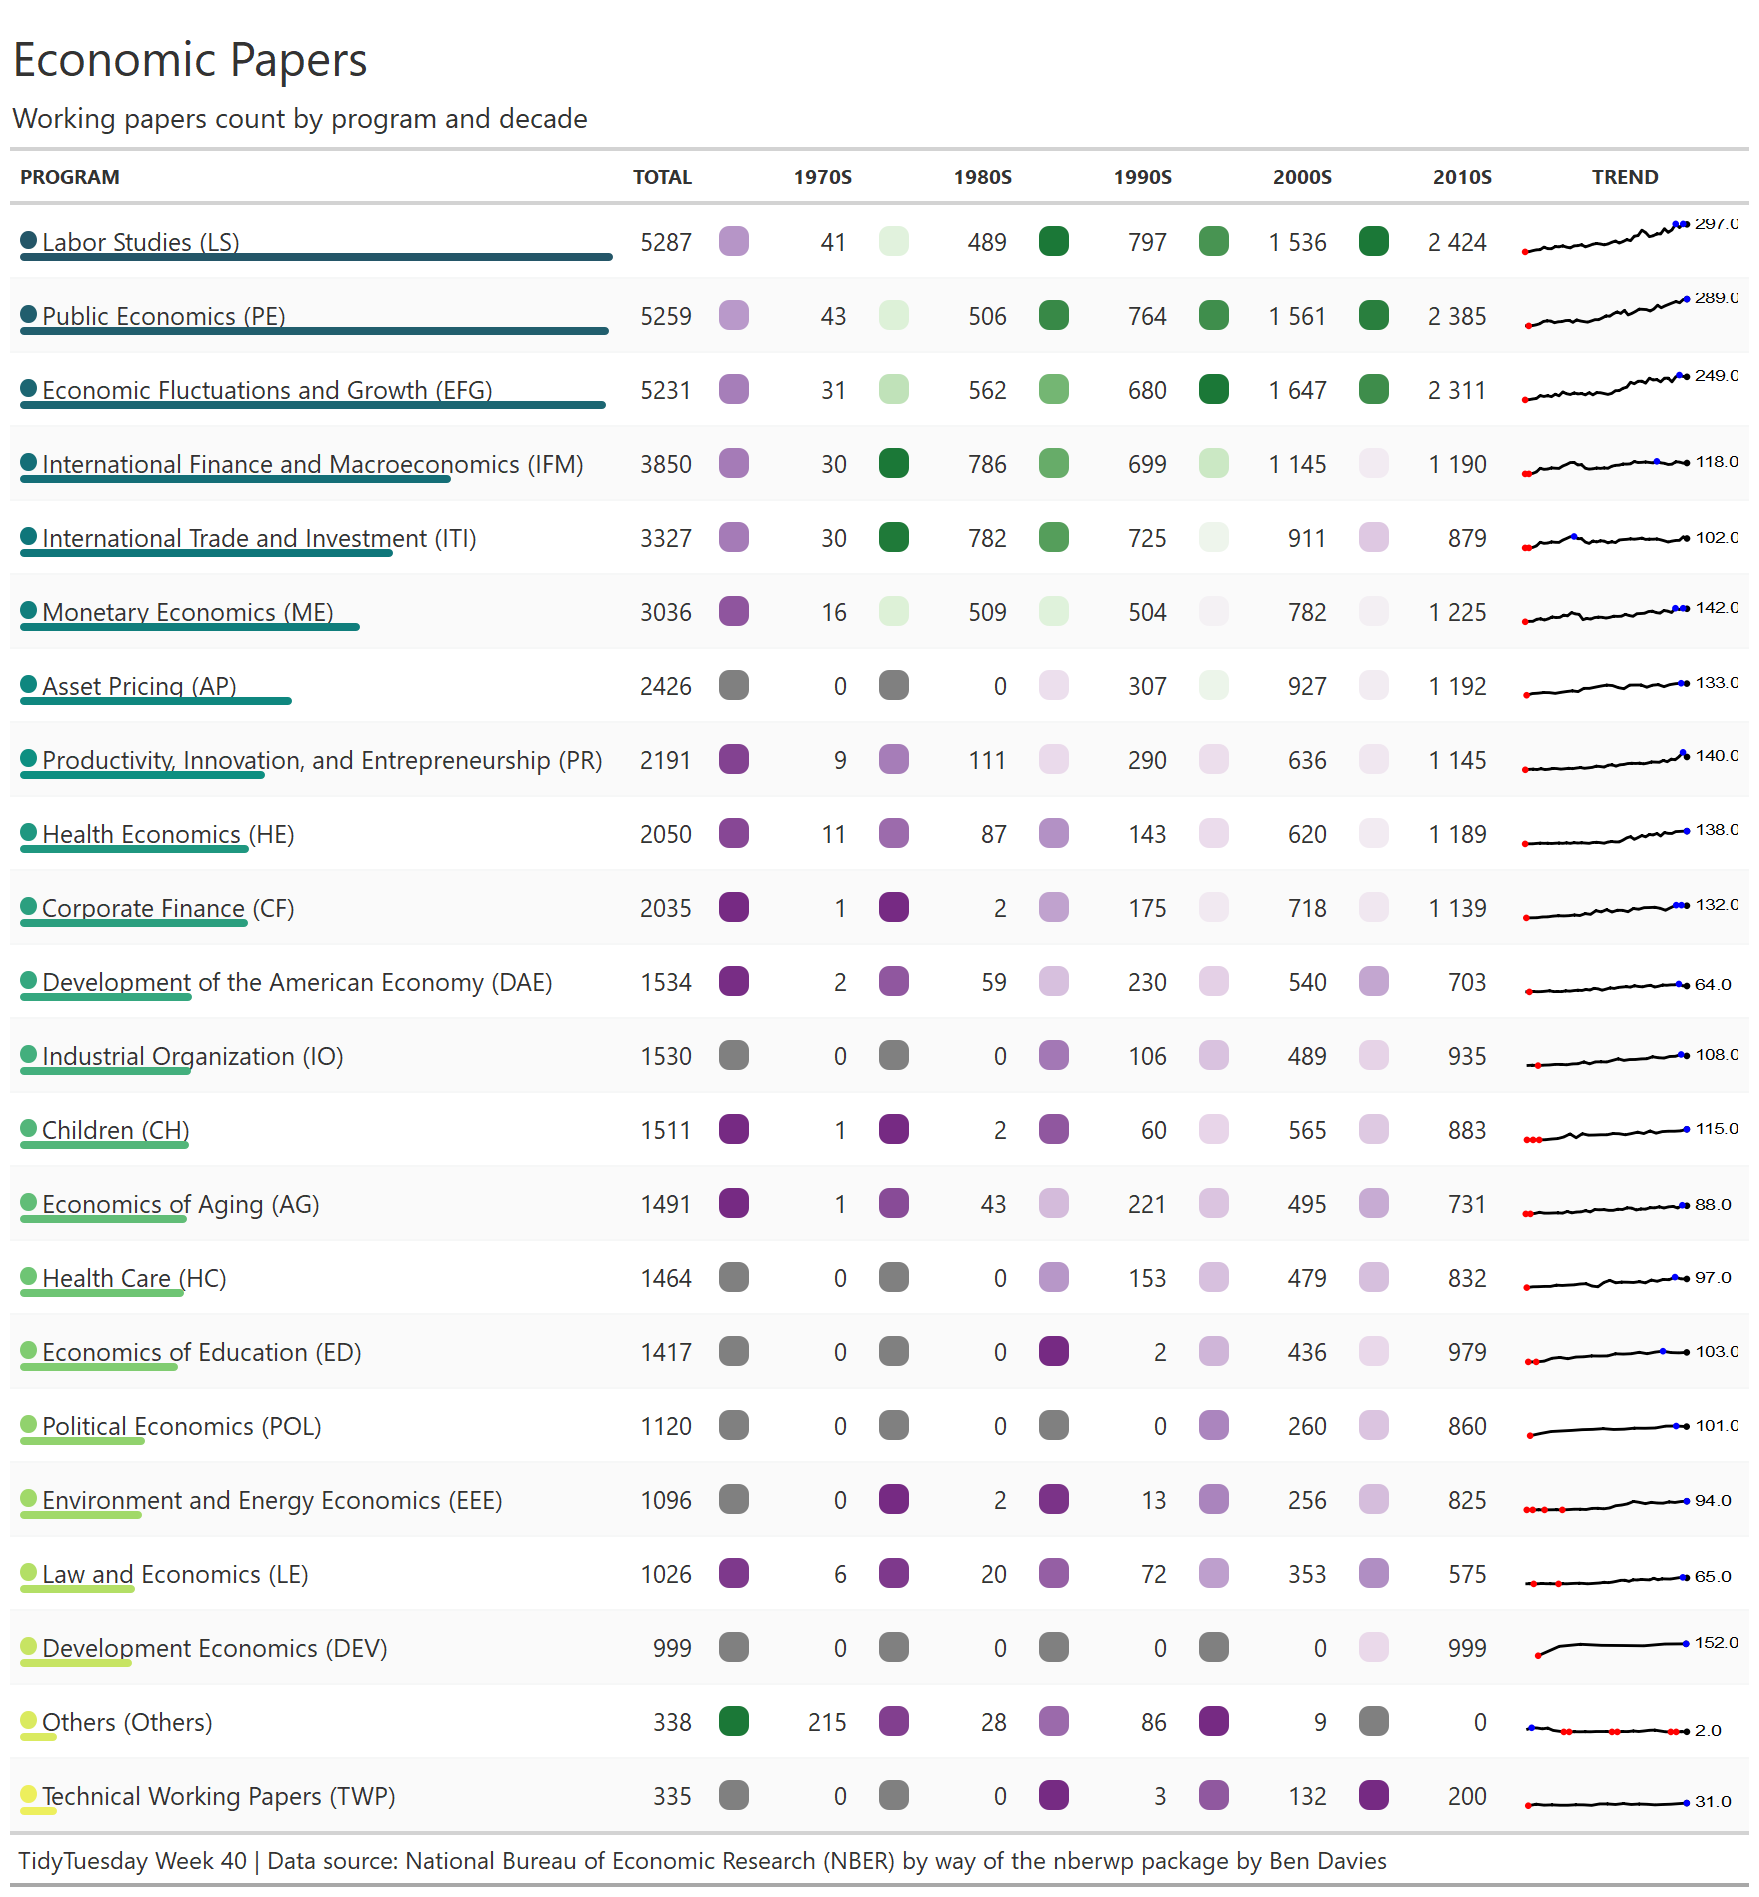

Recreate this plot in R.
# TidyTuesday: Week 40 ----
# 2021/09/28
# Data from the National Bureau of Economic Research [NBER](https://www2.nber.org/RePEc/nbr/nberwo/) by way of the [nberwp package by Ben Davies](https://github.com/bldavies/nberwp).
# code pasted from Lee Olney's visualization here https://pastebin.pl/view/3ef6b47f

# load packages ----

library(tidyverse)
library(glue)
library(gt)
library(gtExtras)

# load datasets ----

papers <- readr::read_csv('https://raw.githubusercontent.com/rfordatascience/tidytuesday/master/data/2021/2021-09-28/papers.csv')
authors <- readr::read_csv('https://raw.githubusercontent.com/rfordatascience/tidytuesday/master/data/2021/2021-09-28/authors.csv')
programs <- readr::read_csv('https://raw.githubusercontent.com/rfordatascience/tidytuesday/master/data/2021/2021-09-28/programs.csv')
paper_authors <- readr::read_csv('https://raw.githubusercontent.com/rfordatascience/tidytuesday/master/data/2021/2021-09-28/paper_authors.csv')
paper_programs <- readr::read_csv('https://raw.githubusercontent.com/rfordatascience/tidytuesday/master/data/2021/2021-09-28/paper_programs.csv')

# Preparing Datasets ----

## joining dataframes
paper_df <- papers %>% 
  left_join(paper_authors) %>%
  left_join(authors) %>%
  left_join(paper_programs) %>%
  left_join(programs)%>%
  select(-5,-7,-8,-11) %>% 
  rename(author = name) %>% 
  mutate(
    catalogue_group = str_sub(paper, 1, 1),
    catalogue_group = case_when(
      catalogue_group == "h" ~ "Historical",
      catalogue_group == "t" ~ "Technical",
      catalogue_group == "w" ~ "General"
    )
  )

## changing NA values with "Others"
paper_df <- paper_df %>% 
  replace_na(list(program = "Others", 
                  program_desc = "Others")) 

## summarise the dataset
grouped_year <-  paper_df %>% group_by(program, program_desc, year) %>%
  summarise(n=n_distinct(paper)) %>%
  arrange(year) %>%
  mutate(
    decade = case_when(
      between(year, 1970, 1979) ~ "1970s",
      between(year, 1980, 1989) ~ "1980s",
      between(year, 1990, 1999) ~ "1990s",
      between(year, 2000, 2009) ~ "2000s",
      between(year, 2010, 2019) ~ "2010s"
    )) %>%
  drop_na()

grouped_prgm <- grouped_year %>% 
  mutate(program=glue::glue("{program_desc} ({program})")) %>%
  group_by(program) %>% mutate(total=sum(n)) %>% 
  arrange(year, program) %>%
  mutate(trend=list(n)) %>%
  select(program, trend, total) %>%
  distinct()

decade_fct <- c("1970s", "1980s", "1990s", "2000s", "2010s")

grouped_decade <- grouped_year %>% 
  mutate(program=glue::glue("{program_desc} ({program})")) %>%
  group_by(program, decade) %>% 
  tally(n) %>%
  ungroup() %>%
  mutate(decade = factor(decade, levels = decade_fct)) %>% 
  pivot_wider(names_from = decade, values_from=n) %>%
  mutate_if(is.numeric, list(~replace_na(., 0)))

smmry_df <- grouped_decade %>% 
  inner_join(grouped_prgm, by="program") %>%
  select(program, total,"1970s", "1980s","1990s","2000s","2010s", trend) %>%
  arrange(desc(total)) 

# visualization ----
## plotting
plot <- smmry_df %>% 
  gt() %>%
  gt_theme_espn() %>%
  cols_align(program, align="left") %>%
  gt_plt_dot(
    total, program,
    palette = "rcartocolor::ag_GrnYl", max_value=5287) %>%
  gtExtras::gt_sparkline(trend) %>%
  tab_options(table.font.size = 12.5,
              heading.subtitle.font.size = 14) %>%
  gt_color_box(`1970s`, domain = 1 : 215) %>% 
  gt_color_box(`1980s`, domain = 2 : 786) %>%
  gt_color_box(`1990s`, domain = 2 : 797) %>%
  gt_color_box(`2000s`, domain = 9 : 1647) %>%
  gt_color_box(`2010s`, domain = 200 : 2424) %>%
  tab_header(title="Economic Papers", subtitle="Working papers count by program and decade") %>%
  tab_source_note(source_note="TidyTuesday Week 40 | Data source: National Bureau of Economic Research (NBER) by way of the nberwp package by Ben Davies")

## saving to png
gtsave(
  data = plot,
  filename = "Outfile/2021/TidyTuesday_Week40.png"
)
